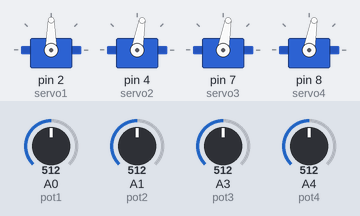
A sketch run on a simulated Arduino Uno, built with avr-gcc and run on an emulated ATmega328P. Parts: 4 × servo. The test bench sets the inputs (shaded band); at power-on: A0 (pot1) = 512, A1 (pot2) = 512, A3 (pot3) = 512, A4 (pot4) = 512.

Above: at 1.2 s.
1.3 s: A0 (pot1) set to 716
At 2.0 s:
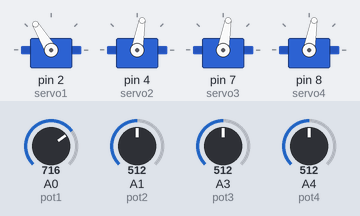
3.1 s: A1 (pot2) set to 716
At 4.4 s:
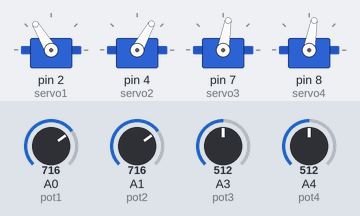
4.7 s: A3 (pot3) set to 716
At 5.9 s:
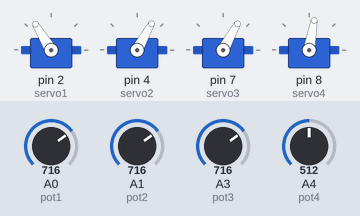
6.3 s: A4 (pot4) set to 716
At 7.3 s:
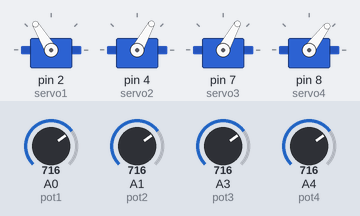
7.9 s: A0 (pot1) set to 992
At 8.6 s:
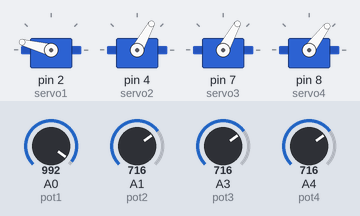
9.5 s: A1 (pot2) set to 992
At 10.0 s:
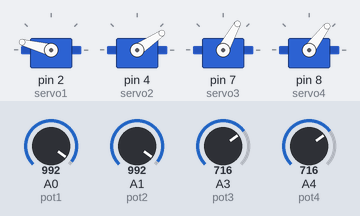
Timing chart, 0 to 12.1 s (numbered marks = the images above; inputs shaded):
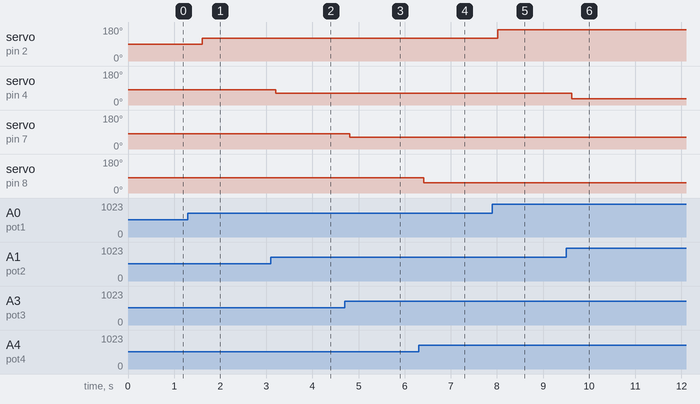

Measured:
- after the input at 1.3 s, servo on pin 2 (servo1): 90° → 121° after 0.31 s
- after the input at 3.1 s, servo on pin 4 (servo2): 80° → 61° after 0.11 s
- after the input at 4.7 s, servo on pin 7 (servo3): 80° → 61° after 0.11 s
- after the input at 6.3 s, servo on pin 8 (servo4): 80° → 53° after 0.12 s
- after the input at 7.9 s, servo on pin 2 (servo1): 121° → 165° after 0.12 s
- after the input at 9.5 s, servo on pin 4 (servo2): 61° → 34° after 0.12 s

The sketch:

brazo_4DOF.ino
```cpp
//Código para el control de un brazo robot pequeño de 4 grados de libertad
//El control se realiza por medio del uso de potenciometros
#include <Servo.h> //libreria de los sevos
Servo servo1;
Servo servo2;
Servo servo3;
Servo servo4;

int pos1  = 0;
int pos2 = 0;
int pos3 = 0;
int pos4 = 0;

int pot1 = A0;
int pot2 = A1;
int pot3 = A3;
int pot4 = A4;

int valorPot1 = 0;
int valorPot2 = 0;
int valorPot3 = 0;
int valorPot4 = 0;

int botonAutomatico = 12; //se conecta al pin 7 rutina del primer boton
int estadoAutomatico = 0; //se guarda el estado del boton de rutina


void setup() {
  // declaramos los potenciometros y botones
  servo1.attach(2); //servo base
  pinMode(pot1, INPUT); //entrada del pot1 para la base
  servo2.attach(4);  //servo hombro
  pinMode(pot2, INPUT); //entrada control hombro
  servo3.attach(7); //servo brazo
  pinMode(pot3, INPUT); //entrada control brazo
  servo4.attach(8); //servo garra
  pinMode(pot4, INPUT); //entrada control garra
  pinMode(botonAutomatico, INPUT_PULLUP); //señal de boton como entrada digital.
  Serial.begin(9600);


}

void loop() {

  //control del hombro
  valorPot2=analogRead(pot2);
  valorPot2 = map(valorPot2,0,1023,130,30);
  servo2.write(valorPot2);
  //control del brazo
  valorPot3 = analogRead(pot3);
  valorPot3 = map(valorPot3,0,1023,130,30);
  servo3.write(valorPot3);
  //control de la base
  valorPot1 = analogRead(pot1);
  valorPot1 = map(valorPot1,0,1023,10,170);
  servo1.write(valorPot1);
  //control de la garra
  valorPot4 = analogRead(pot4);
  valorPot4 = map(valorPot4,0,1023,150,10);
  servo4.write(valorPot4);

  delay(400); //para la estabilidad del brazo

}
```
